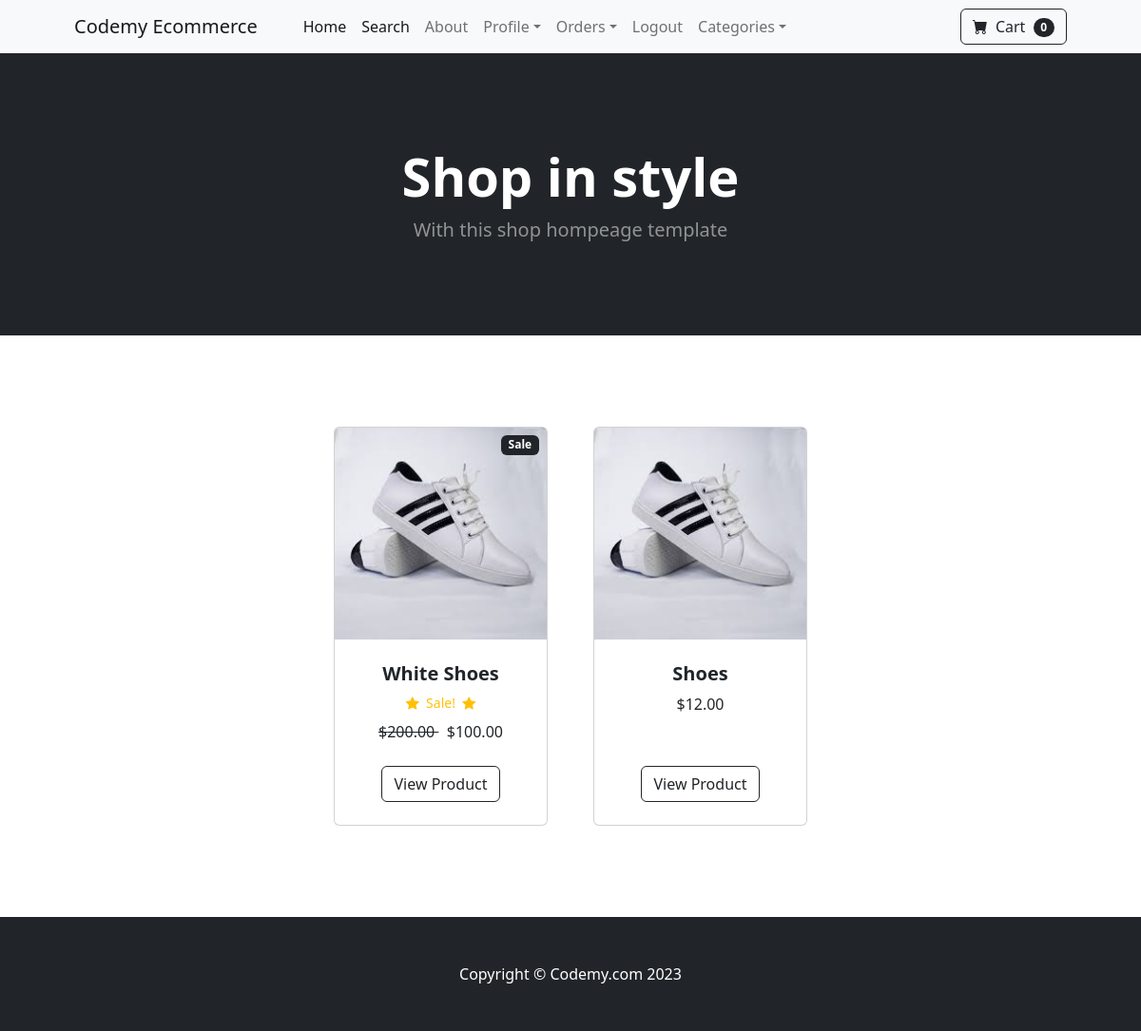
The app's page / (signed in) with its own data.
### store/models.py (models this page shows, shortened)
class Product(models.Model):
	name = models.CharField(max_length=100)
	price = models.DecimalField(default=0, decimal_places=2, max_digits=6)
	category = models.ForeignKey(Category, on_delete=models.CASCADE, default=1)
	description = models.CharField(max_length=250, default='', blank=True, null=True)
	image = models.ImageField(upload_to='uploads/product/')
	is_sale = models.BooleanField(default=False)
	sale_price = models.DecimalField(default=0, decimal_places=2, max_digits=6)

### store/views.py (the view)
# urls.py: path('', views.home, name='home'),
def home(request):
	products = Product.objects.all()
	return render(request, 'home.html', {'products':products})

### cart/cart.py (called while the page is built)
	def __len__(self):
		return len(self.cart)

### cart/context_processors.py (called while the page is built)
def cart(request):
	return {'cart': Cart(request)}

### store/templates/home.html
{% extends 'base.html' %}
{% block content %}
        <header class="bg-dark py-5">
            <div class="container px-4 px-lg-5 my-5">
                <div class="text-center text-white">
                    <h1 class="display-4 fw-bolder">Shop in style</h1>
                    <p class="lead fw-normal text-white-50 mb-0">With this shop hompeage template</p>
                </div>
            </div>
        </header>
        <section class="py-5">
            <div class="container px-4 px-lg-5 mt-5">
                <div class="row gx-4 gx-lg-5 row-cols-2 row-cols-md-3 row-cols-xl-4 justify-content-center">
                {% for product in products %}
                    {% if product.is_sale %}
                    <div class="col mb-5">
                        <div class="card h-100">
                            <div class="badge bg-dark text-white position-absolute" style="top: 0.5rem; right: 0.5rem">Sale</div>
                            <img class="card-img-top" src="{{ product.image.url }}" alt="..." />
                            <div class="card-body p-4">
                                <div class="text-center">
                                    <h5 class="fw-bolder">{{ product.name }}</h5>
                <div class="d-flex justify-content-center small text-warning mb-2">
                <div class="bi-star-fill"></div>
                &nbsp;&nbsp;Sale!&nbsp;&nbsp;
                <div class="bi-star-fill"></div>
                </div>
                                    <strike>
                                    ${{ product.price }}
                                    </strike>
                                    &nbsp;
                                    ${{ product.sale_price }}
                                </div>
                            </div>
                            <div class="card-footer p-4 pt-0 border-top-0 bg-transparent">
    <div class="text-center">
        <a class="btn btn-outline-dark mt-auto" href="{% url 'product' product.id  %}">View Product</a>
    </div>
                            </div>
                        </div>
                    </div>
                    {% else %}
                <div class="col mb-5">
                        <div class="card h-100">
                            <img class="card-img-top" src="{{ product.image.url }}" alt="..." />
                            <div class="card-body p-4">
                                <div class="text-center">
                                    <h5 class="fw-bolder">{{ product.name }}</h5>
                                    ${{ product.price }}
                                </div>
                            </div>
                            <div class="card-footer p-4 pt-0 border-top-0 bg-transparent">
    <div class="text-center"><a class="btn btn-outline-dark mt-auto" href="{% url 'product' product.id %}">View Product</a></div>
                            </div>
                        </div>
                    </div>
                        {% endif %}
                    {% endfor %}
            </div>
        </section>
{% endblock %}

### records on screen
Product: image (picture), name "White Shoes", price "200.00", sale_price "100.00"
Product: image (picture), name "Shoes", price "12.00"

### other values on screen
{{ cart|length }} "0"
